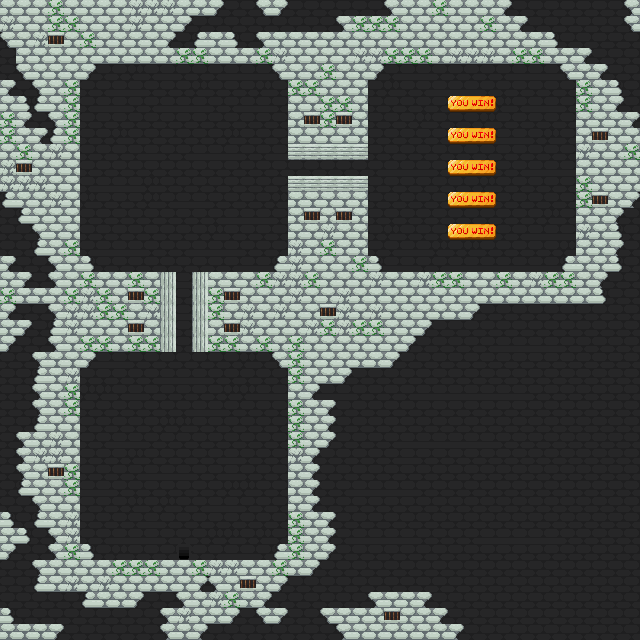

The image is a tile-based game level rendered from a .tmx file. Its description and complete source (layers, tilesets, objects, tile grids) follow:
An orthogonal 40x40 tile map with 16x16 px tiles, 2 tile layers (background, foreground) and 20 objects (18x button, 2x door).

<map version="1.5" tiledversion="1.6.0" orientation="orthogonal" renderorder="right-down" width="40" height="40" tilewidth="16" tileheight="16" infinite="0" nextlayerid="5" nextobjectid="23">
 <editorsettings>
  <export target="stage.json" format="json" />
 </editorsettings>
 <tileset firstgid="1" name="tiles" tilewidth="16" tileheight="16" tilecount="64" columns="8">
  <image source="../images/spritesheet.png" width="128" height="128" />
  <tile id="0">
   <properties>
    <property name="collides" type="bool" value="false" />
   </properties>
  </tile>
  <tile id="1">
   <properties>
    <property name="collides" type="bool" value="false" />
   </properties>
  </tile>
  <tile id="2">
   <properties>
    <property name="collides" type="bool" value="true" />
   </properties>
  </tile>
  <tile id="3">
   <properties>
    <property name="collides" type="bool" value="true" />
   </properties>
  </tile>
  <tile id="4">
   <properties>
    <property name="collides" type="bool" value="true" />
   </properties>
  </tile>
  <tile id="5">
   <properties>
    <property name="collides" type="bool" value="true" />
   </properties>
  </tile>
  <tile id="6">
   <properties>
    <property name="collides" type="bool" value="true" />
   </properties>
  </tile>
  <tile id="7">
   <properties>
    <property name="collides" type="bool" value="true" />
   </properties>
  </tile>
  <tile id="8">
   <properties>
    <property name="collides" type="bool" value="true" />
   </properties>
  </tile>
  <tile id="9">
   <properties>
    <property name="collides" type="bool" value="true" />
   </properties>
  </tile>
  <tile id="10">
   <properties>
    <property name="collides" type="bool" value="false" />
   </properties>
  </tile>
  <tile id="11">
   <properties>
    <property name="collides" type="bool" value="false" />
   </properties>
  </tile>
  <tile id="12">
   <properties>
    <property name="collides" type="bool" value="true" />
   </properties>
  </tile>
  <tile id="13">
   <properties>
    <property name="collides" type="bool" value="true" />
   </properties>
  </tile>
  <tile id="14">
   <properties>
    <property name="collides" type="bool" value="false" />
   </properties>
  </tile>
  <tile id="15">
   <properties>
    <property name="collides" type="bool" value="false" />
   </properties>
  </tile>
  <tile id="16">
   <properties>
    <property name="collides" type="bool" value="false" />
   </properties>
  </tile>
  <tile id="17">
   <properties>
    <property name="collides" type="bool" value="false" />
   </properties>
  </tile>
  <tile id="18">
   <properties>
    <property name="collides" type="bool" value="false" />
   </properties>
  </tile>
  <tile id="19">
   <properties>
    <property name="collides" type="bool" value="false" />
   </properties>
  </tile>
  <tile id="20">
   <properties>
    <property name="collides" type="bool" value="false" />
   </properties>
  </tile>
  <tile id="21">
   <properties>
    <property name="collides" type="bool" value="false" />
   </properties>
  </tile>
  <tile id="22">
   <properties>
    <property name="collides" type="bool" value="false" />
   </properties>
  </tile>
  <tile id="23">
   <properties>
    <property name="collides" type="bool" value="false" />
   </properties>
  </tile>
  <tile id="24">
   <properties>
    <property name="collides" type="bool" value="false" />
   </properties>
  </tile>
  <tile id="25">
   <properties>
    <property name="collides" type="bool" value="false" />
   </properties>
  </tile>
  <tile id="26">
   <properties>
    <property name="collides" type="bool" value="false" />
   </properties>
  </tile>
  <tile id="27">
   <properties>
    <property name="collides" type="bool" value="false" />
   </properties>
  </tile>
  <tile id="28">
   <properties>
    <property name="collides" type="bool" value="false" />
   </properties>
  </tile>
  <tile id="29">
   <properties>
    <property name="collides" type="bool" value="false" />
   </properties>
  </tile>
  <tile id="30">
   <properties>
    <property name="collides" type="bool" value="false" />
   </properties>
  </tile>
  <tile id="31">
   <properties>
    <property name="collides" type="bool" value="false" />
   </properties>
  </tile>
  <tile id="32">
   <properties>
    <property name="collides" type="bool" value="true" />
   </properties>
  </tile>
  <tile id="33">
   <properties>
    <property name="collides" type="bool" value="true" />
   </properties>
  </tile>
  <tile id="34">
   <properties>
    <property name="collides" type="bool" value="true" />
   </properties>
  </tile>
  <tile id="35">
   <properties>
    <property name="collides" type="bool" value="true" />
   </properties>
  </tile>
  <tile id="36">
   <properties>
    <property name="collides" type="bool" value="true" />
   </properties>
  </tile>
  <tile id="37">
   <properties>
    <property name="collides" type="bool" value="false" />
   </properties>
  </tile>
  <tile id="38">
   <properties>
    <property name="collides" type="bool" value="false" />
   </properties>
  </tile>
  <tile id="39">
   <properties>
    <property name="collides" type="bool" value="false" />
   </properties>
  </tile>
  <tile id="40">
   <properties>
    <property name="collides" type="bool" value="true" />
   </properties>
  </tile>
  <tile id="41">
   <properties>
    <property name="collides" type="bool" value="true" />
   </properties>
  </tile>
  <tile id="42">
   <properties>
    <property name="collides" type="bool" value="false" />
   </properties>
  </tile>
  <tile id="43">
   <properties>
    <property name="collides" type="bool" value="false" />
   </properties>
  </tile>
  <tile id="44">
   <properties>
    <property name="collides" type="bool" value="false" />
   </properties>
  </tile>
  <tile id="45">
   <properties>
    <property name="collides" type="bool" value="false" />
   </properties>
  </tile>
  <tile id="46">
   <properties>
    <property name="collides" type="bool" value="false" />
   </properties>
  </tile>
  <tile id="47">
   <properties>
    <property name="collides" type="bool" value="false" />
   </properties>
  </tile>
  <tile id="48">
   <properties>
    <property name="collides" type="bool" value="false" />
   </properties>
  </tile>
  <tile id="49">
   <properties>
    <property name="collides" type="bool" value="false" />
   </properties>
  </tile>
  <tile id="50">
   <properties>
    <property name="collides" type="bool" value="false" />
   </properties>
  </tile>
  <tile id="51">
   <properties>
    <property name="collides" type="bool" value="false" />
   </properties>
  </tile>
  <tile id="52">
   <properties>
    <property name="collides" type="bool" value="false" />
   </properties>
  </tile>
  <tile id="53">
   <properties>
    <property name="collides" type="bool" value="false" />
   </properties>
  </tile>
  <tile id="54">
   <properties>
    <property name="collides" type="bool" value="false" />
   </properties>
  </tile>
  <tile id="55">
   <properties>
    <property name="collides" type="bool" value="false" />
   </properties>
  </tile>
  <tile id="56">
   <properties>
    <property name="collides" type="bool" value="false" />
   </properties>
  </tile>
  <tile id="57">
   <properties>
    <property name="collides" type="bool" value="false" />
   </properties>
  </tile>
  <tile id="58">
   <properties>
    <property name="collides" type="bool" value="false" />
   </properties>
  </tile>
  <tile id="59">
   <properties>
    <property name="collides" type="bool" value="false" />
   </properties>
  </tile>
  <tile id="60">
   <properties>
    <property name="collides" type="bool" value="false" />
   </properties>
  </tile>
  <tile id="61">
   <properties>
    <property name="collides" type="bool" value="false" />
   </properties>
  </tile>
  <tile id="62">
   <properties>
    <property name="collides" type="bool" value="false" />
   </properties>
  </tile>
  <tile id="63">
   <properties>
    <property name="collides" type="bool" value="false" />
   </properties>
  </tile>
 </tileset>
 <layer id="1" name="background" width="40" height="40">
  <data encoding="csv">
1,1,1,1,1,1,1,1,1,1,1,1,1,1,1,1,1,1,1,1,1,1,1,1,1,1,1,1,1,1,1,1,1,1,1,1,1,1,1,1,
1,1,1,1,1,1,1,1,1,1,1,1,1,1,1,1,1,1,1,1,1,1,1,1,1,1,1,1,1,1,1,1,1,1,1,1,1,1,1,1,
1,1,1,1,1,1,1,1,1,1,1,1,1,1,1,1,1,1,1,1,1,1,1,1,1,1,1,1,1,1,1,1,1,1,1,1,1,1,1,1,
1,1,1,1,1,1,1,1,1,1,1,1,1,1,1,1,1,1,1,1,1,1,1,1,1,1,1,1,1,1,1,1,1,1,1,1,1,1,1,1,
1,1,1,1,1,1,1,1,15,1,16,1,1,1,16,16,16,1,1,1,1,1,1,1,1,16,16,1,1,1,1,1,16,16,16,1,1,1,1,1,
1,1,1,1,1,1,1,16,16,1,1,1,15,1,1,1,15,1,1,1,1,1,1,1,15,1,1,16,16,16,1,1,1,1,1,1,1,1,1,1,
1,1,1,1,1,1,16,16,1,1,16,16,16,1,1,16,16,1,1,1,1,1,1,1,1,1,1,1,1,1,1,15,1,16,16,1,1,1,1,1,
1,1,1,1,1,1,1,1,1,1,1,1,1,1,1,1,1,1,1,1,1,1,1,1,1,1,15,1,1,1,15,1,1,1,1,1,1,1,1,1,
1,1,1,1,1,1,1,15,1,1,1,1,1,1,15,1,1,1,1,1,1,1,1,1,1,1,1,1,1,16,16,16,16,1,15,1,1,1,1,1,
1,1,1,1,1,1,1,1,1,16,1,1,16,16,16,1,1,16,1,1,15,16,16,1,1,1,1,1,1,1,1,1,1,1,1,1,1,1,1,1,
1,1,1,1,1,1,1,1,1,1,1,1,1,1,1,1,1,1,1,1,1,1,1,1,16,16,16,1,1,16,16,1,1,16,16,16,1,1,1,1,
1,1,1,1,1,1,16,16,16,15,1,1,1,1,1,1,1,1,1,16,16,16,15,1,1,1,1,1,1,1,15,1,1,1,1,1,1,1,1,1,
1,1,1,1,1,15,1,1,1,15,1,16,16,1,1,1,1,15,1,1,1,1,1,1,1,1,1,1,16,16,16,1,1,1,1,1,1,1,1,1,
1,1,1,1,1,1,1,1,1,1,1,1,1,1,16,16,16,1,1,1,1,1,1,1,1,1,1,1,1,1,1,1,1,1,15,1,1,1,1,1,
1,1,1,1,1,1,1,1,1,1,1,1,1,15,1,1,1,1,1,1,1,1,1,1,15,1,1,1,1,1,1,1,1,16,16,16,1,1,1,1,
1,1,1,1,1,1,16,16,16,1,1,1,16,16,16,1,1,1,1,1,1,1,1,1,1,16,16,15,1,15,1,1,1,1,1,15,1,1,1,1,
1,1,1,1,1,1,1,1,1,1,1,1,1,1,1,16,16,1,1,1,1,1,1,1,16,16,1,1,16,16,16,16,16,16,16,1,1,1,1,1,
1,1,1,1,1,1,1,1,1,15,16,16,1,1,1,1,1,1,1,1,1,1,1,1,1,1,1,1,1,1,1,1,1,1,1,1,1,1,1,1,
1,1,1,1,1,1,1,1,1,1,1,1,1,1,1,1,1,1,1,1,1,1,1,1,1,1,1,1,1,1,1,1,1,1,1,1,1,1,1,1,
1,1,1,1,1,1,1,1,1,1,1,16,16,1,1,1,1,1,1,1,1,1,1,1,1,1,1,1,1,1,1,1,1,1,1,1,1,1,1,1,
1,1,1,1,1,1,1,1,1,1,1,1,15,1,1,1,1,1,1,1,1,1,1,1,1,1,1,1,1,1,1,1,1,1,1,1,1,1,1,1,
1,1,1,1,1,1,1,1,1,1,1,1,1,1,1,1,1,1,1,1,1,1,1,1,1,1,1,1,1,1,1,16,16,16,16,1,1,1,1,1,
1,1,1,1,1,1,16,16,1,1,1,1,1,1,1,15,1,1,1,1,1,1,1,1,1,1,1,1,1,1,1,1,1,1,1,1,1,1,1,1,
1,1,1,1,1,1,1,1,1,1,16,16,16,1,1,1,1,1,1,1,1,1,1,1,1,1,1,1,1,1,1,1,1,1,1,1,1,1,1,1,
1,1,1,1,1,15,15,1,16,1,1,1,1,1,15,15,16,16,1,1,16,16,1,1,1,1,16,16,16,16,16,16,16,1,1,1,1,1,1,1,
1,1,1,1,1,1,1,1,1,1,1,1,16,16,1,1,1,1,1,1,1,1,1,1,1,1,1,1,1,1,1,1,1,1,1,1,1,1,1,1,
1,1,1,1,1,1,1,1,1,1,15,15,1,1,1,1,1,1,1,1,1,1,1,1,1,1,1,1,1,1,1,1,1,1,1,1,1,1,1,1,
1,1,1,1,1,1,1,16,16,1,1,1,1,1,1,1,1,1,1,1,1,1,1,1,1,16,16,16,16,16,16,1,1,1,1,1,1,1,1,1,
1,1,1,1,1,1,1,1,15,1,1,1,1,1,16,1,1,1,1,1,1,1,1,1,1,16,1,1,1,1,1,1,1,1,1,1,1,1,1,1,
1,1,1,1,1,1,1,1,1,16,16,16,1,1,16,1,1,1,1,1,1,1,1,1,1,1,1,1,1,1,1,1,1,1,1,1,1,1,1,1,
1,1,1,1,1,16,16,1,1,1,1,1,1,1,15,15,1,1,1,1,1,1,16,16,16,16,1,1,1,1,1,1,1,1,1,1,1,1,1,1,
1,1,1,1,1,1,1,1,15,1,15,1,1,16,16,1,1,1,1,1,1,1,1,1,1,1,1,1,1,1,1,1,1,1,1,1,1,1,1,1,
1,1,1,1,1,1,1,1,1,16,1,1,1,1,1,1,1,1,1,1,1,1,1,1,1,1,1,1,1,1,1,1,1,1,1,1,1,1,1,1,
1,1,1,1,1,1,1,16,16,16,1,1,1,15,15,1,15,1,1,1,1,1,16,16,16,16,1,1,1,1,16,16,16,16,16,1,1,1,1,1,
1,1,1,1,1,1,1,15,1,1,1,2,1,1,16,16,1,1,1,1,1,1,1,1,1,1,1,1,1,1,1,1,1,1,1,1,1,1,1,1,
1,1,1,1,1,1,1,1,1,1,1,1,1,1,1,1,1,1,1,1,1,1,1,1,1,1,1,1,1,1,1,1,1,1,1,1,1,1,1,1,
1,1,1,1,1,1,1,1,1,1,1,1,1,1,1,1,1,1,1,1,1,1,1,1,1,1,1,1,1,1,1,1,1,1,1,1,1,1,1,1,
1,1,1,1,1,1,1,1,1,1,1,1,1,1,1,1,1,1,1,1,1,1,1,1,1,1,1,1,1,1,1,1,1,1,1,1,1,1,1,1,
1,1,1,1,1,1,1,1,1,1,1,1,1,1,1,1,1,1,1,1,1,1,1,1,1,1,1,1,1,1,1,1,1,1,1,1,1,1,1,1,
1,1,1,1,1,1,1,1,1,1,1,1,1,1,1,1,1,1,1,1,1,1,1,1,1,1,1,1,1,1,1,1,1,1,1,1,1,1,1,1
</data>
 </layer>
 <layer id="2" name="foreground" width="40" height="40">
  <data encoding="csv">
3,3,3,4,3,3,3,3,5,5,5,3,3,42,0,0,33,42,0,0,0,0,0,0,13,3,3,4,3,3,3,14,0,0,0,0,0,0,0,13,
5,3,3,4,4,3,3,3,5,3,3,42,0,0,0,0,0,0,0,0,0,13,4,4,4,3,3,3,3,3,4,3,14,0,0,0,0,0,0,33,
33,3,5,8,3,4,3,3,3,3,14,0,41,3,34,0,13,3,3,3,3,3,3,3,3,3,3,3,3,3,3,3,3,3,34,0,0,0,0,0,
0,3,3,3,3,3,3,3,3,3,3,4,4,3,3,3,4,5,3,3,3,3,5,5,4,4,4,3,5,5,5,3,4,4,3,3,14,0,0,0,
0,33,3,3,3,42,0,0,0,0,0,0,0,0,0,0,0,33,3,3,4,3,3,42,0,0,0,0,0,0,0,0,0,0,0,33,3,14,0,0,
14,0,33,3,4,0,0,0,0,0,0,0,0,0,0,0,0,0,4,4,3,3,3,0,0,0,0,0,0,0,0,0,0,0,0,0,4,3,34,0,
3,34,41,3,4,0,0,0,0,0,0,0,0,0,0,0,0,0,3,3,4,4,3,0,0,0,0,0,35,36,37,0,0,0,0,0,4,3,14,0,
4,14,0,33,4,0,0,0,0,0,0,0,0,0,0,0,0,0,3,8,4,8,3,0,0,0,0,0,0,0,0,0,0,0,0,0,3,3,3,14,
4,3,14,41,4,0,0,0,0,0,0,0,0,0,0,0,0,0,3,3,3,3,3,0,0,0,0,0,35,36,37,0,0,0,0,0,3,8,3,3,
3,4,3,5,3,0,0,0,0,0,0,0,0,0,0,0,0,0,6,6,6,6,6,0,0,0,0,0,0,0,0,0,0,0,0,0,5,3,3,4,
5,8,3,3,3,0,0,0,0,0,0,0,0,0,0,0,0,0,0,0,0,0,0,0,0,0,0,0,35,36,37,0,0,0,0,0,3,3,3,3,
5,5,5,3,3,0,0,0,0,0,0,0,0,0,0,0,0,0,6,6,6,6,6,0,0,0,0,0,0,0,0,0,0,0,0,0,4,3,3,3,
41,3,3,5,3,0,0,0,0,0,0,0,0,0,0,0,0,0,3,3,3,3,3,0,0,0,0,0,35,36,37,0,0,0,0,0,4,8,3,14,
0,41,3,3,3,0,0,0,0,0,0,0,0,0,0,0,0,0,3,8,3,8,3,0,0,0,0,0,0,0,0,0,0,0,0,0,3,3,14,0,
0,0,13,3,3,0,0,0,0,0,0,0,0,0,0,0,0,0,3,3,5,3,3,0,0,0,0,0,35,36,37,0,0,0,0,0,5,3,34,0,
0,0,41,3,4,0,0,0,0,0,0,0,0,0,0,0,0,0,5,3,4,3,3,0,0,0,0,0,0,0,0,0,0,0,0,0,3,3,14,0,
14,0,0,13,3,34,0,0,0,0,0,0,0,0,0,0,0,41,5,3,3,3,4,34,0,0,0,0,0,0,0,0,0,0,0,41,3,3,34,0,
3,42,0,13,3,4,3,3,4,3,7,0,7,3,3,3,4,5,5,4,3,3,3,5,3,3,5,4,4,3,3,4,3,5,4,4,3,14,0,0,
4,3,3,3,4,5,4,3,8,4,7,0,7,4,8,3,3,3,5,3,3,5,3,3,3,3,3,3,3,3,3,3,3,3,3,3,3,34,0,0,
14,0,0,13,5,5,4,4,3,5,7,0,7,4,3,5,3,5,3,3,8,5,3,5,3,3,3,3,3,42,0,0,0,0,0,0,0,0,0,0,
3,42,0,41,5,3,3,3,8,3,7,0,7,3,8,5,3,3,3,5,4,5,4,4,3,3,42,0,0,0,0,0,0,0,0,0,0,0,0,0,
42,0,0,13,3,4,4,3,4,4,7,0,7,4,4,3,4,3,4,3,3,3,3,3,3,42,0,0,0,0,0,0,0,0,0,0,0,0,0,0,
0,0,13,3,3,42,0,0,0,0,0,0,0,0,0,0,0,33,4,3,3,3,3,3,42,0,0,0,0,0,0,0,0,0,0,0,0,0,0,0,
0,0,41,3,5,0,0,0,0,0,0,0,0,0,0,0,0,0,4,3,3,42,0,0,0,0,0,0,0,0,0,0,0,0,0,0,0,0,0,0,
0,0,13,3,4,0,0,0,0,0,0,0,0,0,0,0,0,0,3,14,0,0,0,0,0,0,0,0,0,0,0,0,0,0,0,0,0,0,0,0,
0,0,13,3,4,0,0,0,0,0,0,0,0,0,0,0,0,0,4,3,14,0,0,0,0,0,0,0,0,0,0,0,0,0,0,0,0,0,0,0,
0,0,41,3,3,0,0,0,0,0,0,0,0,0,0,0,0,0,4,3,14,0,0,0,0,0,0,0,0,0,0,0,0,0,0,0,0,0,0,0,
0,13,3,5,3,0,0,0,0,0,0,0,0,0,0,0,0,0,4,3,42,0,0,0,0,0,0,0,0,0,0,0,0,0,0,0,0,0,0,0,
0,13,5,5,3,0,0,0,0,0,0,0,0,0,0,0,0,0,5,14,0,0,0,0,0,0,0,0,0,0,0,0,0,0,0,0,0,0,0,0,
0,13,3,8,4,0,0,0,0,0,0,0,0,0,0,0,0,0,3,14,0,0,0,0,0,0,0,0,0,0,0,0,0,0,0,0,0,0,0,0,
0,41,3,3,4,0,0,0,0,0,0,0,0,0,0,0,0,0,3,14,0,0,0,0,0,0,0,0,0,0,0,0,0,0,0,0,0,0,0,0,
0,0,13,3,3,0,0,0,0,0,0,0,0,0,0,0,0,0,3,14,0,0,0,0,0,0,0,0,0,0,0,0,0,0,0,0,0,0,0,0,
34,0,41,3,5,0,0,0,0,0,0,0,0,0,0,0,0,0,4,3,14,0,0,0,0,0,0,0,0,0,0,0,0,0,0,0,0,0,0,0,
3,34,0,13,5,0,0,0,0,0,0,0,0,0,0,0,0,0,4,3,14,0,0,0,0,0,0,0,0,0,0,0,0,0,0,0,0,0,0,0,
42,0,0,13,4,34,0,0,0,0,0,0,0,0,0,0,0,41,4,3,42,0,0,0,0,0,0,0,0,0,0,0,0,0,0,0,0,0,0,0,
0,0,13,3,3,3,3,4,4,4,3,3,4,5,5,3,3,4,3,42,0,0,0,0,0,0,0,0,0,0,0,0,0,0,0,0,0,0,0,0,
0,0,41,3,5,3,5,3,3,3,3,3,14,13,3,8,3,42,0,0,0,0,0,0,0,0,0,0,0,0,0,0,0,0,0,0,0,0,0,0,
0,0,0,0,0,41,3,3,42,0,0,13,3,5,4,3,14,0,0,0,0,0,0,13,3,3,14,0,0,0,0,0,0,0,0,0,0,0,0,0,
34,0,0,0,0,0,0,0,0,0,13,5,3,3,42,0,33,42,0,0,33,3,3,3,8,3,3,14,0,0,0,0,0,0,0,0,0,0,0,0,
3,3,3,42,0,0,0,0,0,0,13,3,14,0,0,0,0,0,0,0,0,13,3,3,3,3,3,3,14,0,0,0,0,0,0,0,0,0,0,0
</data>
 </layer>
 <objectgroup id="3" name="objects">
  <object id="3" name="play1" type="button" gid="11" x="175.707" y="464.23" width="16" height="16" />
  <object id="4" name="noteRed" type="button" gid="17" x="175.707" y="417.183" width="16" height="16" />
  <object id="5" name="noteOrange" type="button" gid="19" x="223.277" y="416.661" width="16" height="16" />
  <object id="6" name="noteYellow" type="button" gid="21" x="223.799" y="464.753" width="16" height="16" />
  <object id="7" name="noteGreen" type="button" gid="23" x="223.799" y="512.845" width="16" height="16" />
  <object id="8" name="noteCyan" type="button" gid="31" x="175.185" y="512.845" width="16" height="16" />
  <object id="9" name="noteBlue" type="button" gid="29" x="127.093" y="511.799" width="16" height="16" />
  <object id="10" name="notePurple" type="button" gid="27" x="127.615" y="465.798" width="16" height="16" />
  <object id="11" name="notePink" type="button" gid="25" x="126.047" y="417.706" width="16" height="16" />
  <object id="12" name="door1" type="door" gid="9" x="176.1" y="320.055" width="16" height="16" />
  <object id="13" name="door2" type="door" gid="9" x="320.318" y="175.867" width="16" height="16" />
  <object id="14" name="noteRed" type="button" gid="17" x="111.852" y="111.989" width="16" height="16" />
  <object id="15" name="noteOrange" type="button" gid="19" x="144.165" y="145.477" width="16" height="16" />
  <object id="16" name="noteYellow" type="button" gid="21" x="208.791" y="145.477" width="16" height="16" />
  <object id="17" name="noteGreen" type="button" gid="23" x="239.929" y="111.989" width="16" height="16" />
  <object id="18" name="notePink" type="button" gid="25" x="144.752" y="208.341" width="16" height="16" />
  <object id="19" name="notePurple" type="button" gid="27" x="110.677" y="240.654" width="16" height="16" />
  <object id="20" name="play2" type="button" gid="11" x="176.478" y="176.615" width="16" height="16" />
  <object id="21" name="noteBlue" type="button" gid="29" x="208.204" y="208.341" width="16" height="16" />
  <object id="22" name="noteCyan" type="button" gid="31" x="240.517" y="241.241" width="16" height="16" />
 </objectgroup>
</map>
